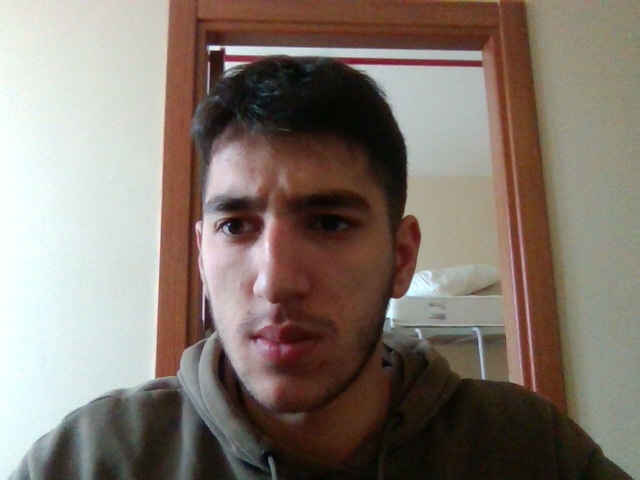
#> input picture Examples/Videodan_frame_yakalama/frame_0.jpg, 640 x 480 px, found by its file name
$ python resim_dondurme.py
#> lines starting #> are read from the running program, lines starting #| are printed output that depends on the picture

import cv2
import numpy as np

img = cv2.imread("C:\\Egitim\\OpenCV\\Exams\\Videodan_frame_yakalama\\frame_0.jpg",0)
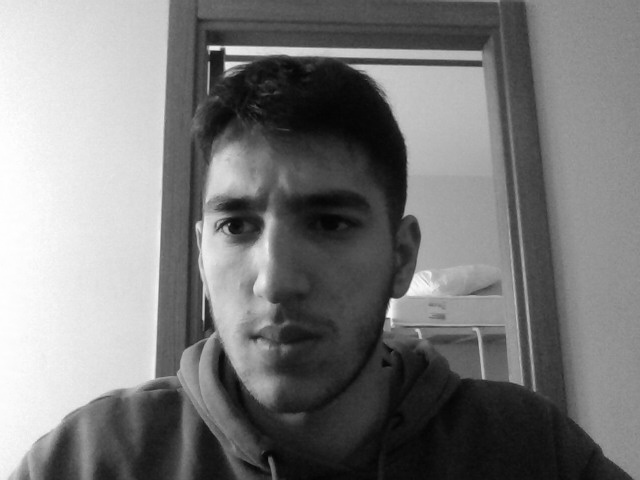
#> img: shape (480, 640); min 3, max 255, mean 123.1
row,col = img.shape
#> row = 480; col = 640

M= cv2.getRotationMatrix2D((col/5,row/3),180,1) # 2. değer kaç derece döneceğini 3. değer ise ne kadar büyütüleceğini
                                                                    # döndürme işlemi saat yönünün tersi yünündedir
dst = cv2.warpAffine(img,M,(col,row))
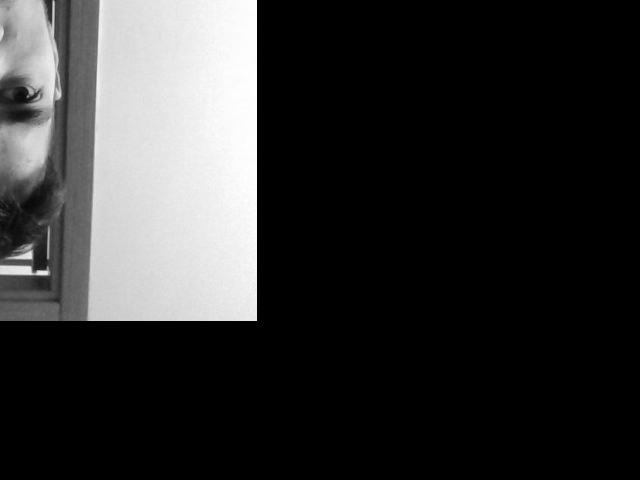
#> dst: shape (480, 640); min 0, max 255, mean 49.6

cv2.imshow("dst",dst)
